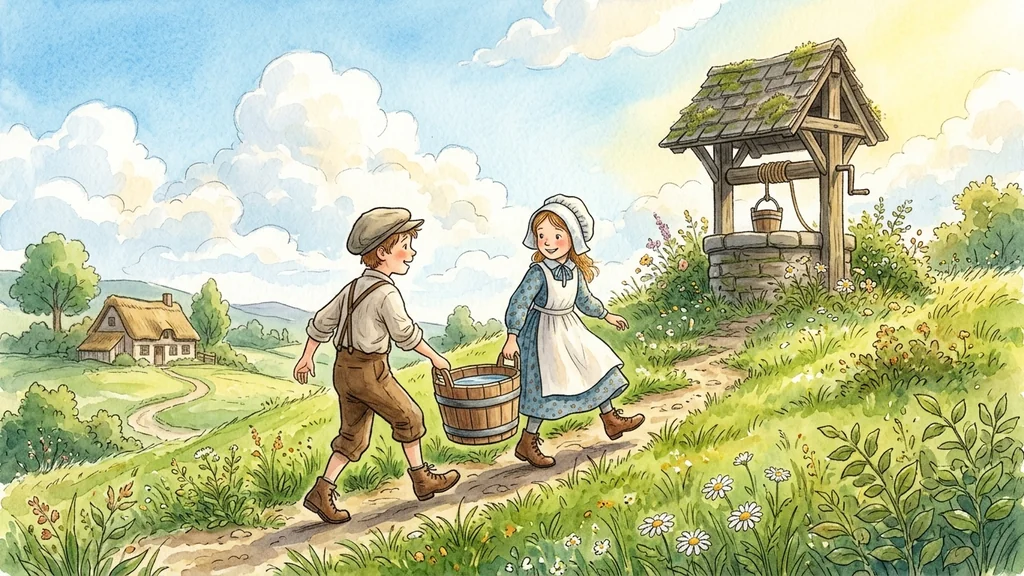
#> input picture img/song-11.webp, 1024 x 576 px, given in place of song-11.webp.png, which was not available
$ python -i batch_story_plates_agy.py   (imports and definitions only)
#> lines starting #> are read from the running program, lines starting #| are printed output that depends on the picture
#!/usr/bin/env python3
"""Generate story plates via agy/nano banana. Usage: python3 batch_story_plates_agy.py [name ...]
Run with /home/robbie/.venvs/nanobanana/bin/python3 (PIL). Existing PNGs >100KB are skipped."""
import json, os, subprocess, sys
HOME = "/home/robbie/.hermes/profiles/hermes2/home"
AGY = HOME + "/.local/bin/agy"
MODEL = "gemini-3.8-flash-high"
WORKDIR = "/tmp/story-plates"
IMG_DIR = "/home/robbie/projects/toddler-stories/img"
STYLE = ("Soft watercolor children's book illustration, warm golden light, "
         "gentle storybook ink outlines, wide 16:9 landscape format.")
NOTEXT = " No text, letters or writing anywhere in the image."
PLATES = {
 "story-11": "A tall tower of twenty plump mattresses and feather eiderdowns piled high in a castle bedchamber, a tiny green pea resting on the very bottom beneath them, a little wooden ladder leaning against the pile",
 "story-11-2": "A young princess in a nightgown tossing and turning on an enormous tall bed of piled mattresses, unable to sleep, rain and lightning at the castle window on a stormy night, candlelight glowing",
 "story-11-3": "A happy prince and princess in royal wedding clothes celebrating outside a castle with cheering villagers, flower petals in the air, sunny day",
 "story-12": "A vain emperor in a grand procession walking down a main street under a golden canopy, townspeople watching from both sides, a medieval town with bunting, sunny day",
 "story-12-2": "Two sly weavers working at empty wooden looms in a workshop while an old minister in robes peers in with spectacles, looking puzzled, warm light through the window",
 "story-12-3": "A small child in the crowd pointing up at the emperor in a grand parade, crowd laughing and gasping, the emperor wearing a long white undershirt and looking embarrassed, gentle and funny, not indecent",
 "story-13": "A giant green beanstalk reaching up through the clouds to a huge castle in the sky at the top, a small cottage and garden at its foot, blue sky",
 "story-13-2": "A young boy Jack climbing a thick leafy beanstalk high above the countryside, fields and cottages tiny below, clouds around him, warm golden light",
 "story-13-3": "Jack at the base of the beanstalk chopping it with an axe while a big friendly-looking cartoon giant tumbles down through the clouds, his mother watching from the cottage doorway",
 "story-14": "Two tiny elves with pointed hats working at a shoemaker's wooden bench by candlelight, stitching little leather shoes, a cozy cobbler's workshop at night",
 "story-14-2": "An old shoemaker and his wife peeping out from behind a rack of hanging clothes in a cozy workshop at midnight, watching two tiny elves at the bench by candlelight",
 "story-14-3": "Two little elves dancing joyfully out of a cobbler's shop door wearing tiny new coats and boots, the shoemaker and his wife waving happily, morning light, snowy cobbled street",
 "story-15": "A golden ball tumbling into a deep forest spring with a green frog watching from a lily pad, a young princess in a gown at the edge of the water, dappled forest light",
 "story-15-2": "A friendly green frog sitting at a royal dining table beside a princess's golden dinner plate, a king and the princess looking on, warm candlelit castle dining hall",
 "story-15-3": "A handsome young prince with kind eyes in royal clothes standing beside a princess in a castle garden, a few sparkles in the air, a golden carriage waiting, warm light",
 "story-4-2": "The tall-eared brown hare sprinting far ahead along a winding country racecourse through green meadows, dust kicking up behind him, a small slow tortoise visible tiny and far behind in the distance, sunny sky with plain clouds",
 "story-5-3": "A sly orange fox swimming across a wide river with a little gingerbread man cookie riding on his nose, the gingerbread man with icing buttons and a worried smile, riverbanks with reeds, warm light",
 "story-6-2": "A big grey wolf wearing a frilly white nightcap and little spectacles lying in grandmother's cozy bed with the quilt pulled up to his chin, sharp teeth showing in a sly grin, a small cottage bedroom with a window, a little girl in a red hooded cape standing at the bedside",
 "story-6-3": "A kind huntsman with an axe and green coat standing in a cottage bedroom beside a big grey wolf lying fast asleep on the floor, freeing a little girl in a red hooded cape and her old grandmother in a shawl who are climbing out, the huntsman helping them, warm lamplight",
 "story-7-2": "A small young billy goat, the smallest of the three, trip-trapping carefully across a wooden plank bridge over a rushing stream, green meadow beyond, a hint of a grumpy troll's eyes peeking from beneath the bridge, sunny day",
 "story-7-3": "A huge big billy goat with great curved horns standing bravely on a wooden bridge facing a hulking grumpy green troll with a lumpy nose who rises from beneath, the goat lowering his horns to charge, rocky stream below",
 "story-8-3": "A sly red fox with a bushy tail leading a line of a little hen, a duck, a goose and a turkey along a forest path toward the dark mouth of his den in a hillside, the fox looking back with a sly smile, the animals trusting and following, dusk light",
 "story-9-2": "A group of villagers, men and women with sticks and pitchforks, running up a green hillside toward a flock of sheep, a young shepherd boy on the hilltop waving his arms and shouting, village in the valley below, afternoon light",
 "story-9-3": "A big grey wolf leaping in among a flock of frightened sheep scattering in every direction across a hillside at dusk, a young shepherd boy on the hill looking terrified, alone with nobody else near, dramatic but storybook-gentle",
 "story-10-2": "A small grey ugly duckling alone and shivering on a frozen pond in winter, ice and snow all around, bare trees, snowflakes falling, cold blue light, the duckling looking sad and tiny",
 "story-10-3": "A lovely young white swan, the former ugly duckling, gazing at its own beautiful reflection in a clear pond at sunrise, surrounded by graceful swans gliding past, golden pink dawn light, reeds and water lilies",
}
SIZES = {}  # name -> (w,h)
def size_for(n): return (1024, 572)

def gen(name):
    out = f"{WORKDIR}/{name}.png"
    if os.path.exists(out) and os.path.getsize(out) > 100_000: return True
    prompt = (f"Generate an image: {PLATES[name]}. {STYLE}{NOTEXT} "
              f"Save the generated image to {out} using your image generation tool.")
    env = dict(os.environ, HOME=HOME)
    try:
        r = subprocess.run([AGY, "-p", prompt, "--model", MODEL, "--print-timeout", "6m",
            "--dangerously-skip-permissions", "--output-format", "json"],
            capture_output=True, text=True, timeout=420, env=env)
    except subprocess.TimeoutExpired:
        print(name, "TIMEOUT"); return False
    size = os.path.getsize(out) if os.path.exists(out) else 0
    print(name, "size", size, (r.stdout or "")[-200:].replace("\n", " "), flush=True)
    return size > 100_000

def convert(name):
#> called with name = 'img/song-11.webp'
    from PIL import Image
    W, H = size_for(name)
    im = Image.open(f"{WORKDIR}/{name}.png").convert("RGB")
#> im is the input picture: PIL image 1024x576 RGB; mean R, G, B 187.9, 194.2, 156.3
    w, h = im.size; t = W / H
#> after `w, h = im.size`: w = 1024; h = 576
    if w / h > t:
        nw = int(h * t); l = (w - nw) // 2; im = im.crop((l, 0, l + nw, h))
    elif w / h < t:
        nh = int(w / t); tp = (h - nh) // 2; im = im.crop((0, tp, w, tp + nh))
#> after `nh = int(w / t)`: nh = 572
#> after `tp = (h - nh) // 2`: tp = 2
#> after `im = im.crop((0, tp, w, tp + nh))`:
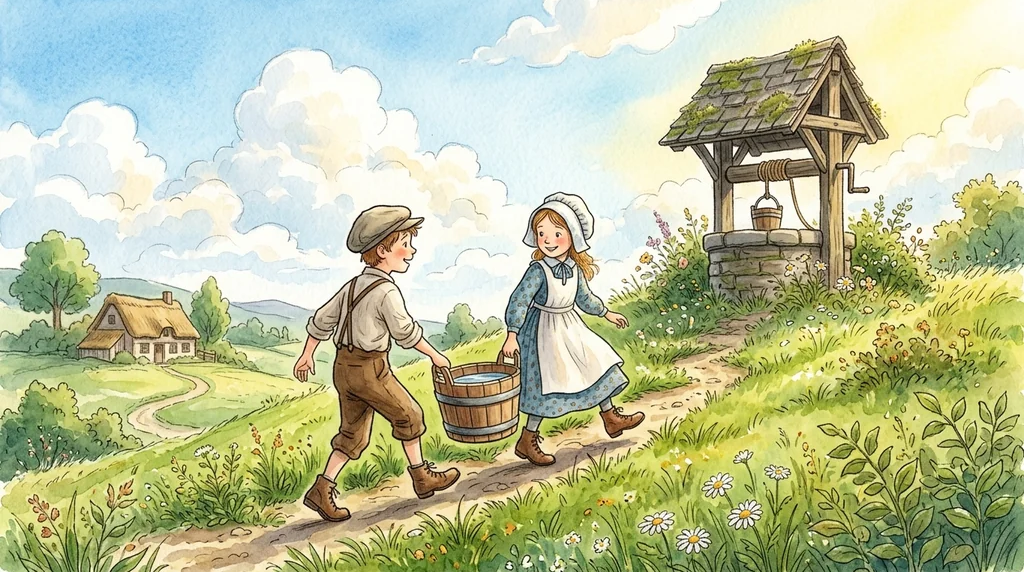
#> im: PIL image 1024x572 RGB; mean R, G, B 188, 194.2, 156.3
    im = im.resize((W, H), Image.LANCZOS)
    im.save(f"{IMG_DIR}/{name}.webp", "WEBP", quality=85, method=6)

# [11 lines not run here, left out]

>>> result = convert('img/song-11.webp')

$ run again, on img/song-12.webp
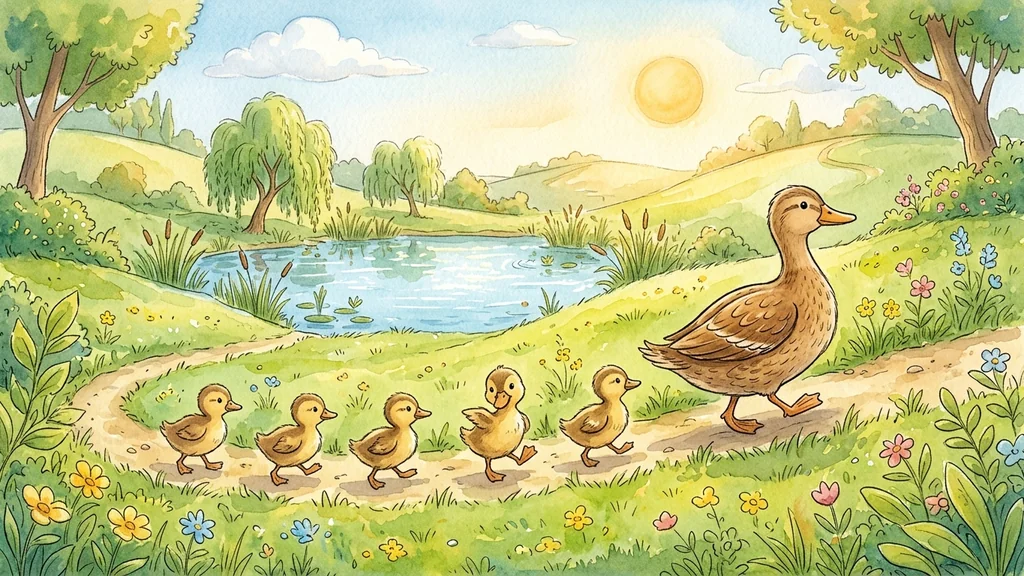
#> input picture img/song-12.webp, 1024 x 576 px, given in place of song-12.webp.png, which was not available
#> in convert, im is the input picture: PIL image 1024x576 RGB; mean R, G, B 195.1, 198.5, 134.5
#> in convert, `im = im.crop((0, tp, w, tp + nh))`:
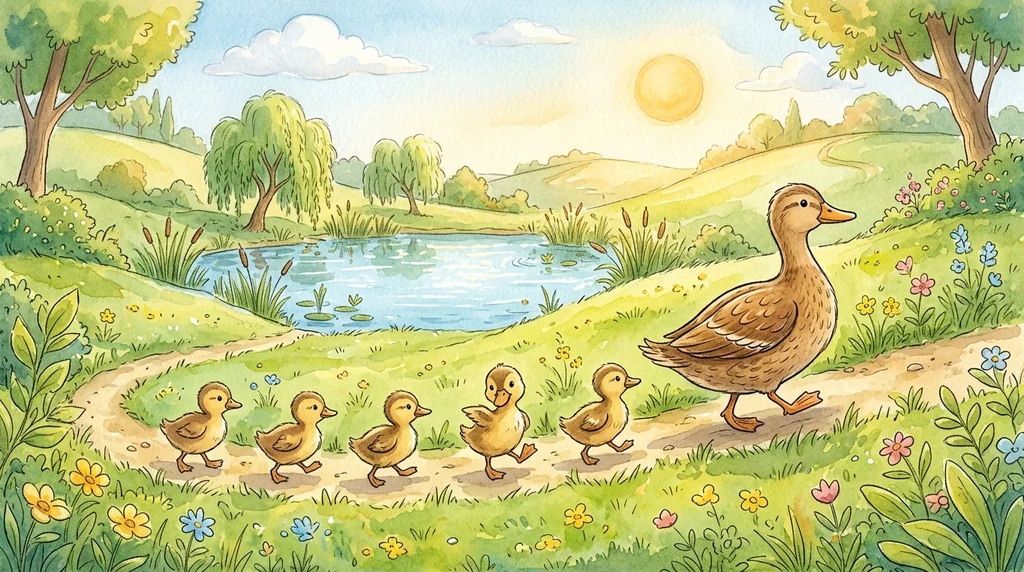
#> im: PIL image 1024x572 RGB; mean R, G, B 195.3, 198.5, 134.5

$ run again, on img/song-13.webp
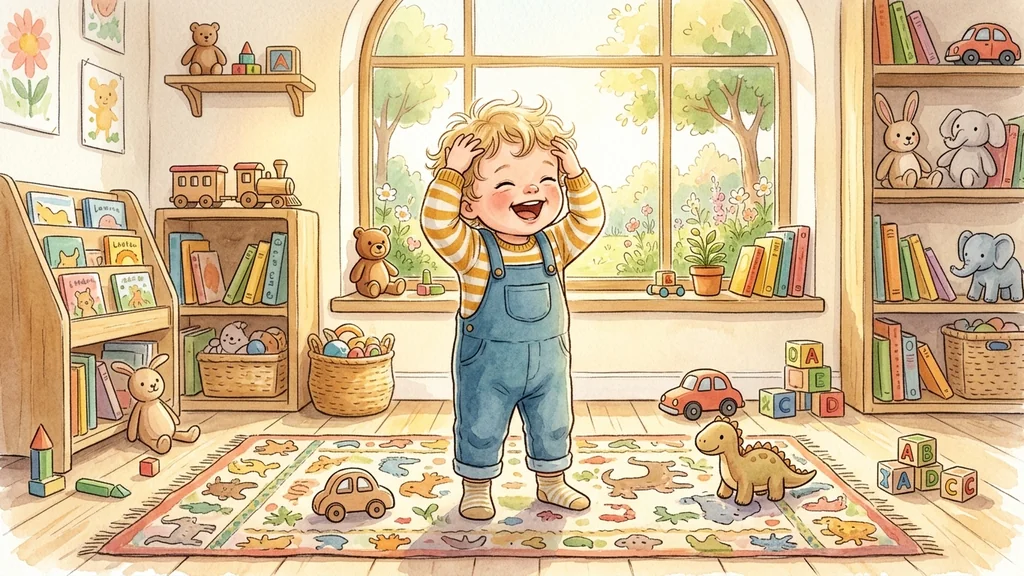
#> input picture img/song-13.webp, 1024 x 576 px, given in place of song-13.webp.png, which was not available
#> in convert, im is the input picture: PIL image 1024x576 RGB; mean R, G, B 210.6, 186.6, 149.5
#> in convert, `im = im.crop((0, tp, w, tp + nh))`:
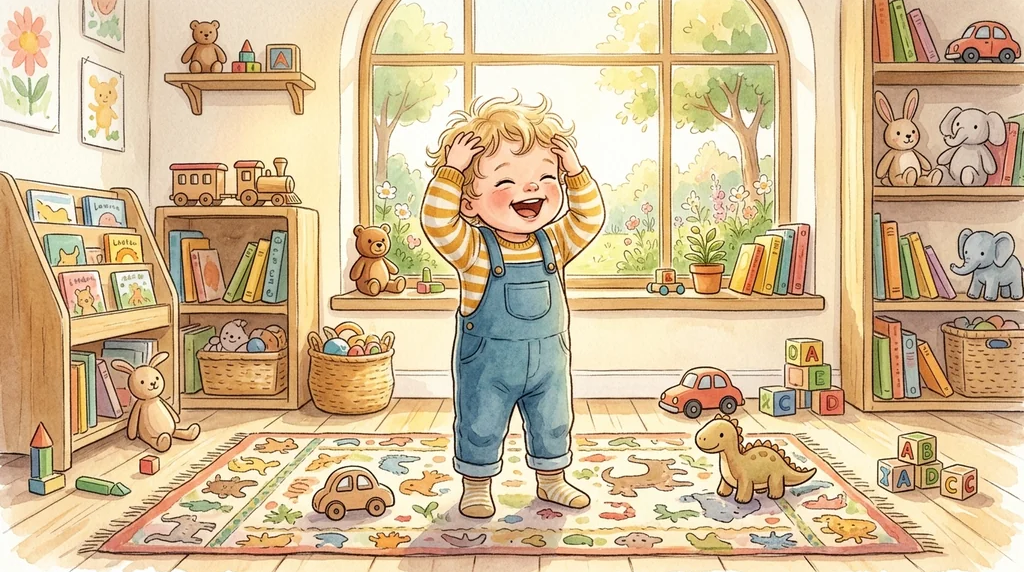
#> im: PIL image 1024x572 RGB; mean R, G, B 210.4, 186.3, 149.2
